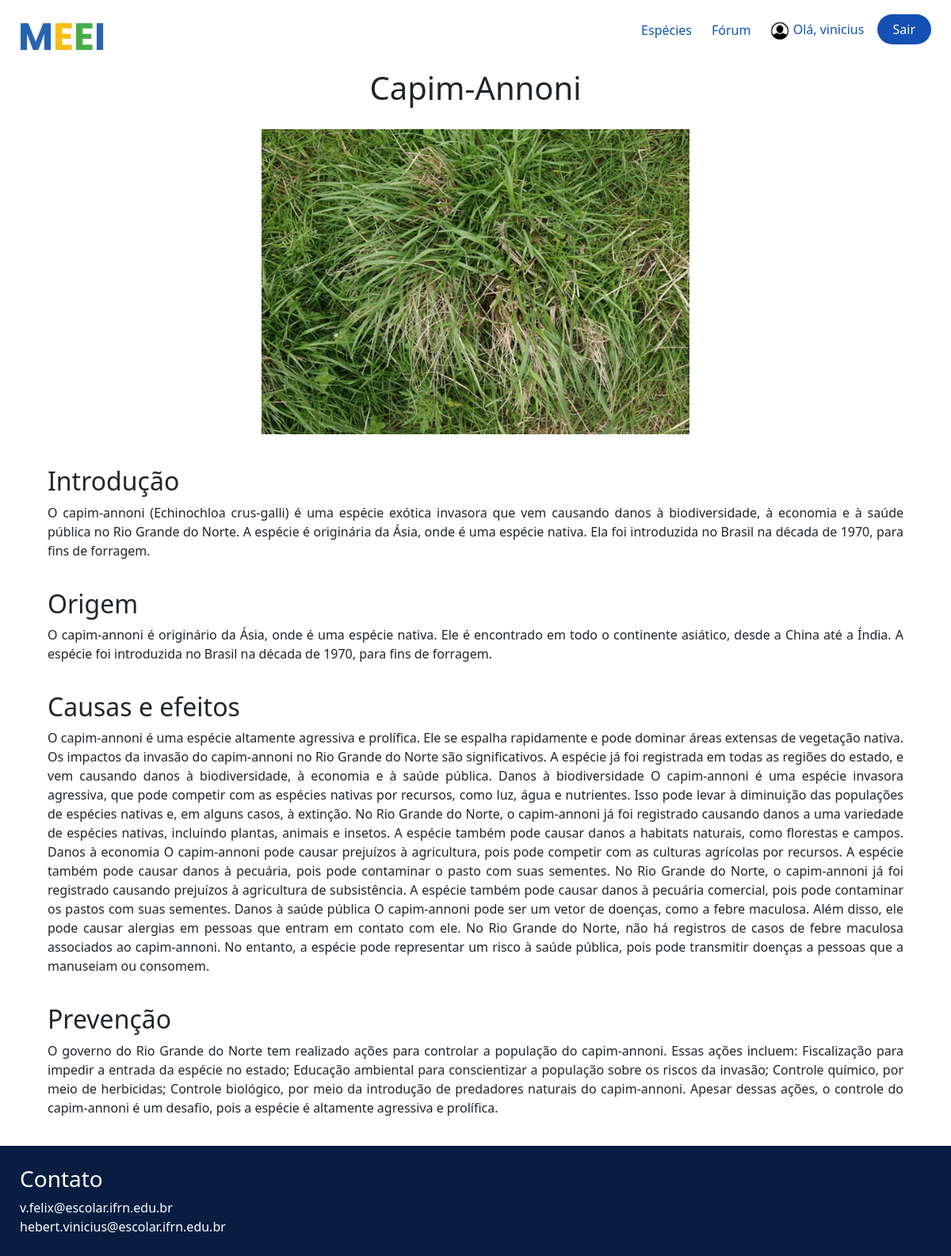
Page /especies/detalhe/6/ (signed in) on the committed database.
### especies/models.py (models this page shows, shortened)
class Especies(models.Model):
    nome_especie = models.CharField(max_length=150)
    imagem = models.ImageField(upload_to='especies/%y/%m/%d')
    introducao = models.TextField()
    origem = models.TextField()
    causa_efeito = models.TextField()
    prevencao = models.TextField()
    DISPLAY_CHOICES = [
        ('cards', 'Cards'),
        ('list', 'Listagem'),
    ]
    display_type = models.CharField(
        max_length=5,
        choices=DISPLAY_CHOICES,
        default='cards',
    )

### especies/views.py (the view)
# urls.py: path('detalhe/<int:id>/', detalhe_especies, name='detalhe_especies'),
def detalhe_especies(request, id):
    especies = get_object_or_404(Especies, id=id)
    context = {'especies': especies}
    return render(request, 'especies/detalhe_especies.html', context)

### especies/templates/especies/detalhe_especies.html (shortened to what this page needs)
{% extends "global/base.html" %}
{% load static %}
{% block content %}
<section class="dados-especie">
    <h1>{{ especies.nome_especie }}</h1>
    <img src="{{ especies.imagem.url }}" alt="Nim" />
  </section>
  <section class="conteudo-especie">
    <div class="conteudo-especie__informacao">
      <h2>Introdução</h2>
      <p>
        {{ especies.introducao }}
      </p>
    </div>
    <div class="conteudo-especie__informacao">
      <h2>Origem</h2>
      <p>
        {{ especies.origem }}
      </p>
    </div>
    <div class="conteudo-especie__informacao">
      <h2>Causas e efeitos</h2>
      <p>
        {{ especies.causa_efeito }}
      </p>
    </div>
    <div class="conteudo-especie__informacao">
      <h2>Prevenção</h2>
      <p>
        {{ especies.prevencao }}
      </p>
    </div>
</section>
{% endblock content %}

### templates/global/base.html (shortened to what this page needs)
{% load static %}
<!DOCTYPE html>
<html lang="pt-BR">
<head>
    <link rel="stylesheet" href="{% static 'noticias/css/style.css' %}">
    <link href="https://cdn.jsdelivr.net/npm/bootstrap@5.3.2/dist/css/bootstrap.min.css" rel="stylesheet">
</head>
<body>
    <header>
        <nav>
          <a href="{% url 'index' %}">
            <img src="{% static 'noticias/img/MEEI.png' %}" alt="MEEI" class="logo" />
          </a>
          <ul class="lista-telas">
            <li>
              <a class="lista-telas__especie text-decoration-none" href="{% url 'listagem_especies' %}"
                >Espécies</a
              >
            </li>
            <li>
              <a href="{% url 'forum' %}" class="lista-telas__especie text-decoration-none">Fórum</a>
            </li>
            <li>
              {% if request.user.is_authenticated %}
              <span class="lista-telas__especie text-decoration-none" style="padding-right: 12px" >
                <img
                  src="{% static 'noticias/img/icones/icone-usuario.png' %}"
                  alt="Icone Usuario"
                  style="width: 1.5rem;"
                />
                Olá, {{ request.user.username }}
              </span>
              <a class="lista-telas__entrar text-decoration-none" href="{% url 'logout' %}">Sair</a>
              {% else %}
                <a class="lista-telas__entrar text-decoration-none" href="{% url 'login' %}">Entrar</a>
              {% endif %}
            </li>
          </ul>
        </nav>
      </header>
      <main>
        {% block content %}
        {% endblock content %}
      </main>
      <footer>
        <h3>Contato</h3>
        <a href="mailto:v.felix@escolar.ifrn.edu.br"
            class="text-decoration-none"
          >v.felix@escolar.ifrn.edu.br</a
        >
        <a href="mailto:hebert.vinicius@escolar.ifrn.edu.br"
            class="text-decoration-none"
          >hebert.vinicius@escolar.ifrn.edu.br</a
        >
      </footer>
</body>
</html>

### noticias/static/noticias/css/style.css (style rules this page uses)
:root { --blue: #1351b4; --medium-blue: #0c326f; --dark-blue: #071d41; --grey: #ccc; }
* { margin: 0; padding: 0; box-sizing: border-box; }
body { font-family: "Poppins", sans-serif; min-height: 100vh; }
a { text-decoration: none; }
header { padding: 25px 25px 0; }
nav { display: flex; justify-content: space-between; align-items: center; }
.lista-telas__especie { color: var(--blue); }
.lista-telas__entrar { color: white; background-color: var(--blue); padding: 8px 20px; border-radius: 25px; }
.lista-telas { display: flex; align-items: center; justify-content: center; list-style: none; gap: 25px; }
main { min-height: calc(100vh - 100px); }
main > :not(.dados-estatisticos) { padding: 20px 60px; }
a { text-decoration: none; color: inherit; }
.dados-especie { display: flex; flex-direction: column; align-items: center; justify-content: center; gap: 20px; }
.dados-especie img { width: 50%; }
.conteudo-especie { display: flex; flex-direction: column; gap: 20px; }
.conteudo-especie__informacao p { text-align: justify; }
footer { background-color: var(--dark-blue); display: flex; flex-direction: column; padding: 25px; }
footer h3, footer a { color: white; }

### rows in the picture
Especies: nome_especie "Capim-Annoni", imagem (picture), introducao "O capim-annoni (Echinochloa crus-galli) é uma espécie exótica invasora que vem causando danos à biodiversidade, à economia e à saúde pública no Rio Grande do Norte. A espécie é originária da Ásia, onde é uma espécie nativa. Ela foi introduzida no Brasil na década de 1970, para fins de forragem.", origem "O capim-annoni é originário da Ásia, onde é uma espécie nativa. Ele é encontrado em todo o continente asiático, desde a China até a Índia. A espécie foi introduzida no Brasil na década de 1970, para fins de forragem.", causa_efeito "O capim-annoni é uma espécie altamente agressiva e prolífica. Ele se espalha rapidamente e pode dominar áreas extensas de vegetação nativa. Os impactos da invasão do capim-annoni no Rio Grande do Norte são significativos. A espécie já foi registrada em todas as regiões do estado, e vem causando danos à biodiversidade, à economia e à saúde pública. Danos à biodiversidade O capim-annoni é uma espécie invasora agressiva, que pode competir com as espécies nativas por recursos, como luz, água e nutrientes. Isso pode levar à diminuição das populações de espécies nativas e, em alguns casos, à extinção. No Rio Grande do Norte, o capim-annoni já foi registrado causando danos a uma variedade de…", prevencao "O governo do Rio Grande do Norte tem realizado ações para controlar a população do capim-annoni. Essas ações incluem: Fiscalização para impedir a entrada da espécie no estado; Educação ambiental para conscientizar a população sobre os riscos da invasão; Controle químico, por meio de herbicidas; Controle biológico, por meio da introdução de predadores naturais do capim-annoni. Apesar dessas ações, o controle do capim-annoni é um desafio, pois a espécie é altamente agressiva e prolífica."

### other values in the picture
{{ request.user.username }} "vinicius"
